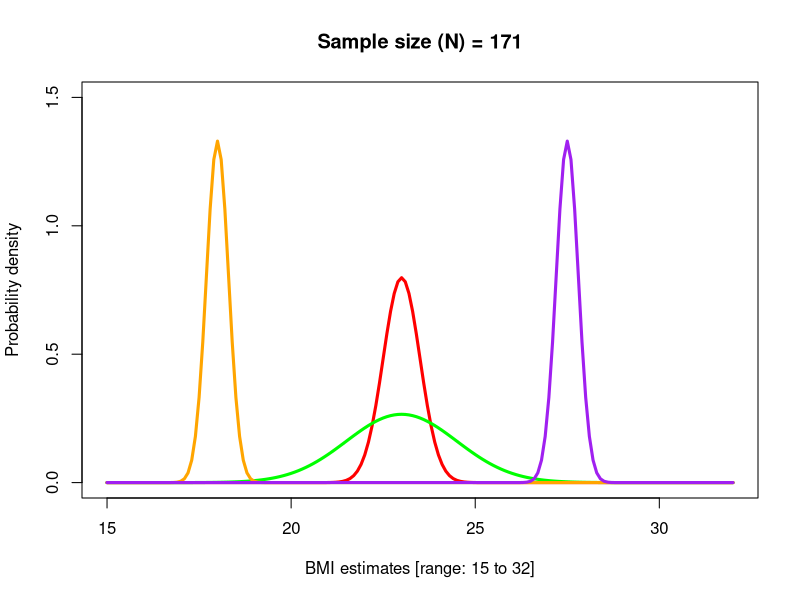
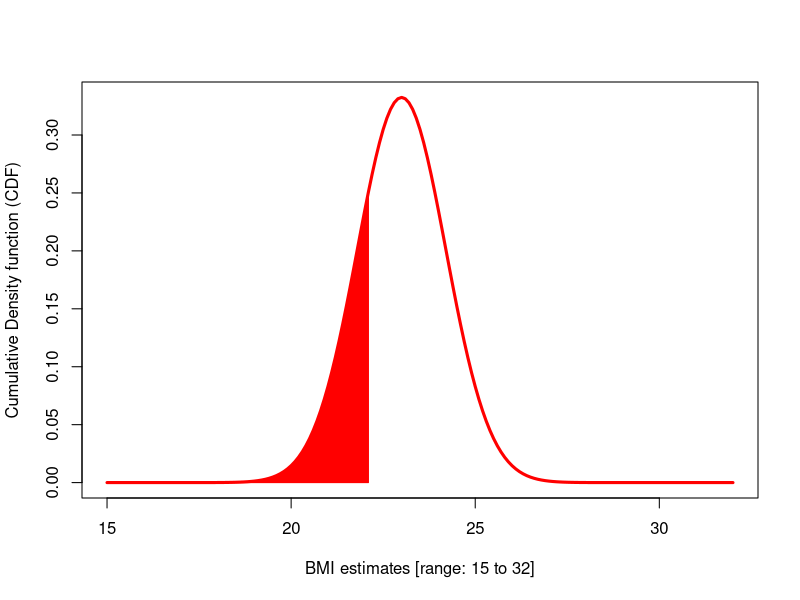
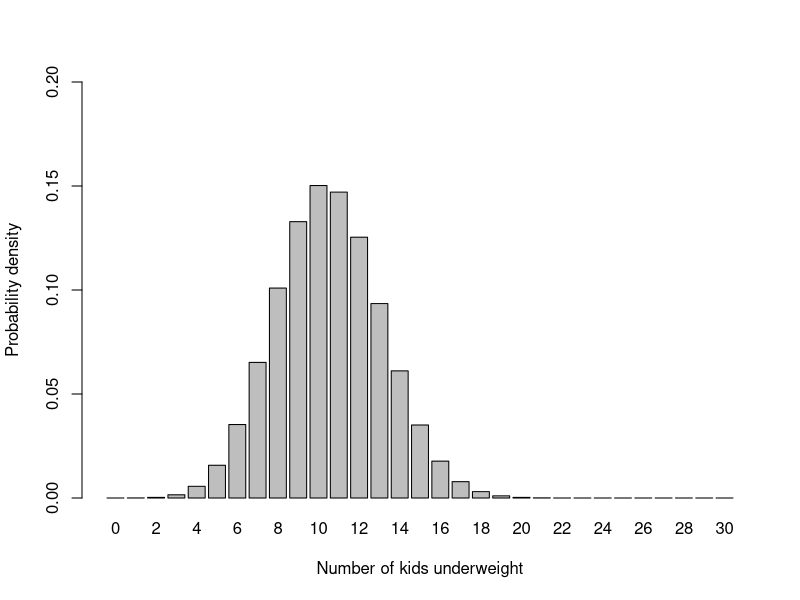
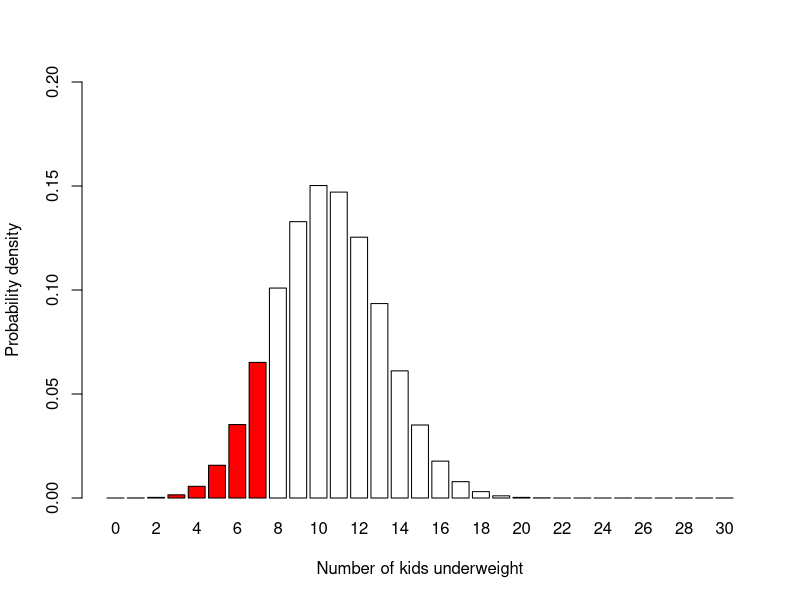

Write the R code that produced these figures, in order.
rm(list = ls())

# Create a sequence of numbers between 15 and 32 incrementing by 0.1.
x <- seq(15, 32, by = .1)
# Choose the mean as 23 and standard deviation as 0.5 (very tiny).
y1 <- dnorm(x, mean = 23, sd = 0.5)
# Choose the mean as 23 and standard deviation as 1.5 (small).
y2 <- dnorm(x, mean = 23, sd = 1.5)
# Choose a different mean as 18 and standard deviation as 0.5 (very tiny).
y3 <- dnorm(x, mean = 18, sd = 0.3)
# Choose a different mean as 27 and standard deviation as 0.5 (very tiny).
y4 <- dnorm(x, mean = 27.5, sd = 0.3)

plot(x,y1, type = "l", col="red", ylim = c(0,1.5), 
	xlab = "BMI estimates [range: 15 to 32]", ylab = "Probability density", 
	lwd=3, main = "Sample size (N) = 171")
lines(x,y2,col="green", lwd=3)
lines(x,y3,col="orange", lwd=3)
lines(x,y4,col="purple", lwd=3)

# slide number #

# Create a sequence of numbers between 15 and 32 incrementing by 0.1.
x <- seq(15, 32, by = .1)
# Choose the mean as 23 and standard deviation as 0.5 (very tiny).
y1 <- dnorm(x, mean = 23, sd = 1.2)
den <- data.frame(y=y1, x=x)

plot(
	x,
	y1, 
	type = "l", 
	col="red", 
	xlab = "BMI estimates [range: 15 to 32]", 
	ylab = "Cumulative Density function (CDF)", 
	lwd=3
	)

# create shaded area
polygon(
	c(den$x[den$x <= 22.1 ], 22.1), 
	c(den$y[den$x <= 22.1 ], 0),
	col = "red",
	border = "red"
	)

# compute the cumulative probability of BMI 15 to 22.1
pnorm(22.1, mean = 23, sd = 1.2, lower.tail = FALSE)





# Public health school example for children in reception; 

# Suppose that 35% (0.35) of children in reception usually detected to be underweight (BMI < 17.5). 
# What would be the probability of observing 7 children kids of 30 being underweight? 

id <- 0:30
probability <- dbinom(id, size=30, prob=0.35)
prevalence <- probability*100

barplot(probability, 
	names.arg = id, 
	ylim = c(0, 0.2),
	xlab = "Number of kids underweight",
	ylab = "Probability density")

dbinom(7, size=30, prob=0.35)

# CMF plot
barplot(probability, 
	names.arg = id, 
	ylim = c(0, 0.2),
	xlab = "Number of kids underweight",
	ylab = "Probability density",
	col = c("red", "red", "red", "red",
		"red", "red", "red", "red", "white", "white",
		"white","white","white","white","white","white","white",
		"white","white","white","white","white","white","white",
		"white","white","white","white","white","white","white"))

